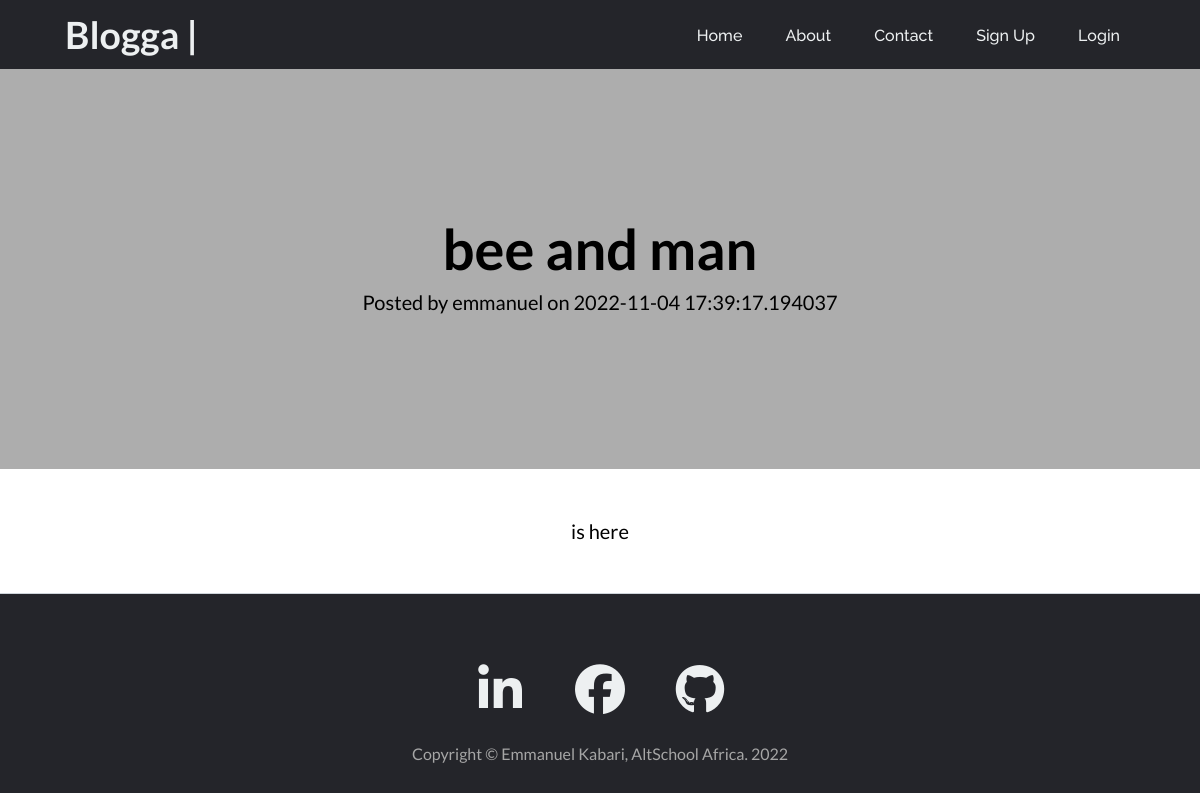
The app's page /blogposts/post/17 with its own data.
### app.py (models this page shows, shortened)
class BlogPost(db.Model):
    __tablename__ = 'blog_post'
    id = db.Column(db.Integer(), primary_key=True)
    caption = db.Column(db.String(), nullable=False)
    content = db.Column(db.String(), nullable=False)
    owner_id = db.Column(db.Integer(), db.ForeignKey(
        'users.id'), nullable=False)
    date_created = db.Column(db.DateTime(), default=datetime.utcnow)

class User(db.Model, UserMixin):
    __tablename__ = 'users'
    id = db.Column(db.Integer(), primary_key=True)
    firstname = db.Column(db.String(), nullable=False, unique=False)
    lastname = db.Column(db.String(), nullable=False, unique=False)
    username = db.Column(db.String(50), nullable=False, unique=True)
    email = db.Column(db.String(60), nullable=False, unique=True)
    password_hash = db.Column(db.Text(), nullable=False)
    posts = db.relationship('BlogPost', backref='owner')

### app.py (the view)
@app.route('/blogposts/post/<int:id>', methods=['GET', 'POST'])
def view_post(id):
    post = BlogPost.query.get_or_404(id)
    return render_template('post.html', post=post)

### templates/post.html (shortened to what this page needs)
{% extends 'base.html' %}
{% block content %}
<div class="post-hero">
    <div class="post-container position-relative px-4 px-lg-5">
        <div class="row gx-4 gx-lg-5 justify-content-center">
            <div class="col">
                <div class="post-heading">
                    <h1>{{post.caption}}</h1>
                    <span class="meta">
                        Posted by
                        {{ post.owner.username }}
                        on {{post.date_created}}
                    </span>
                </div>
            </div>
        </div>
    </div>
</div>
<article class="article-section">
    <div class="article-container">
        <div class="article-row">
            <div class="article-content">
                <p>{{post.content}}</p>
            </div>
        </div>
    </div>
</article>
{% endblock %}

### static/css/style.css (style rules this page uses)
* { margin: 0; padding: 0; box-sizing: border-box; font-family: 'Lato'; }
.row { display: flex; margin-bottom: 10px; flex-wrap: wrap; }
.post-hero { min-height: 50vh; display: flex; justify-content: center; align-items: center; margin: auto; background-color: #adadad; }
.post-container { display: flex; text-align: center; width: 900px; }
.col { margin: auto; }
.post-heading { width: 900px; justify-content: center; align-items: center; word-wrap: break-word; }
.post-heading h1 { margin: 0 0 8px; font-size: 56px; word-wrap: break-word; }
.post-heading .meta { font-size: 20px; margin: 0px 0px 8px; }
.article-section { width: 900px; display: flex; justify-content: center; margin: auto; }
.article-container { width: 900px; word-wrap: break-word; font-size: 20px; }
.article-row { padding: 0px 24px; }
.article-content { margin: 50px 0px; text-align: center; }
.row { display: flex; flex-wrap: wrap; }

### records on screen
BlogPost: caption "bee and man", date_created "2022-11-04 17:39:17.194037", content "is here"
User: owner.username "emmanuel"
